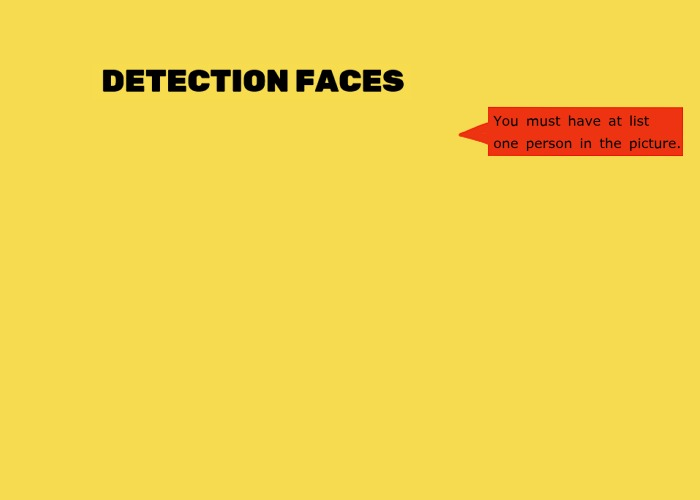
#> input picture Client/Design/Photos/Error_Detection_Faces/no_face.jpg, 700 x 500 px; its folder holds only this picture in this run
$ python -i Client_Functions.py   (imports and definitions only)   (older library calls are emulated)
#> lines starting #> are read from the running program, lines starting #| are printed output that depends on the picture
from Client.Handle_Images import *
from Client.Encryption_And_Decryption import *
from tkinter import DoubleVar, filedialog, ttk
from PIL import Image, ImageTk
import shutil
import socket
import pickle
import random
import base64
import ntpath
import matplotlib.pyplot as plt
import datetime
import time
import os

# connection setting:
from Client.Communication_Settings import *

#    backgrounds:
# Regulars:
Main_B = "Design\Photos\Backgrounds\\Main.jpg"
New_User_B = "Design\Photos\Backgrounds\\new_user.jpg"
Exists_User_B = "Design\Photos\Backgrounds\\exists_user.jpg"
Register_User_B = "Design\Photos\Backgrounds\\register_user_main.jpg"
How_To_Use_B = "Design\Photos\Backgrounds\\how_to_use.jpg"
Inputs_B = "Design\Photos\Backgrounds\\inputs.jpg"
Gallery_B = "Design\Photos\Backgrounds\\gallery.jpg"
History_B = "Design\Photos\Backgrounds\\history.jpg"
Wait_B = "Design\Photos\Backgrounds\\wait.jpg"
Undetermined_Pictures_B = "Design\Photos\Backgrounds\\undetermined_pictures.jpg"
Detection_Faces_B = "Design\Photos\Backgrounds\\detection_face.jpg"
Blank_B = "Design\Photos\Backgrounds\\blank.jpg"

# Errors:
No_UserName_B = "Design\Photos\Errors_New\\no_username.jpg"
No_Password_B = "Design\Photos\Errors_New\\no_password.jpg"
Unknown_User_B = "Design\Photos\Error_Exists\\wrong_username_or_password.jpg"
Username_Already_In_Use_B = "Design\Photos\Errors_New\\username_already_in_use.jpg"
Short_Username_B = "Design\Photos\Errors_New\\username_short.jpg"
Short_Password_B = "Design\Photos\Errors_New\\password_short.jpg"
Account_In_Use_B = "Design\Photos\Error_Exists\\wrong_username_or_password.jpg"

Invalid_Path_B = "Design\Photos\Error_Detection_Faces\\wrong_file_type.jpg"
No_Face_B = "Design\Photos\Error_Detection_Faces\\no_face.jpg"
Too_Much_Faces_B = "Design\Photos\Error_Detection_Faces\\too_much_faces.jpg"


# data:
Face_Founder_App_Path = "C:\\Program Files\\Face_Founder_App"
# [2 lines not run here, left out]
Public_key = [0, 0]
Symmetrical_Key = 100
# [1 line that did not run here, left out]
# [3 lines not run here, left out]
Hide = ""
image_counter = 0
images = []
background_image = None
Client_Path_Images = "C:\\Program Files\\Face_Founder_App\\Images"
Client_Path_History = "C:\\Program Files\\Face_Founder_App\\History"
file_types = [("Image File", '.jpg'), ("Image File", '.png')]
types = ['.jpg', '.png']
username_new_user = None
password_new_user = None
username_login = None
password_login = None
Person_Path = ''
correct_images = []


# communication with the server. a packet = [kind of command, the command, username if needed, password if needed].
# gets a response from the server and check it.
# [24 lines that did not run here, left out]


# main window screen
def main_window(background=Main_B):
    global background_image
    for widget in Root.winfo_children():
        widget.destroy()

    image = Image.open(background)
    width, height = image.size
    my_canvas = tk.Canvas(Root, width=width, height=height)
    my_canvas.pack()

    Root.title("Detection App")
    background_image = ImageTk.PhotoImage(image)
    background_label = tk.Label(Root, image=background_image)
    background_label.place(relwidth=1, relheight=1)

    button_new_user = tk.Button(Root, text="New User", font=40,
                                command=(lambda: new_user(New_User_B)))
    button_new_user.place(relx=0.1, rely=0.6, relheight=0.2, relwidth=0.3)
    button_new_user.config(bg="#cccccc")
    button_exists_user = tk.Button(Root, text="Login", font=40,
                                   command=(lambda: login(Exists_User_B)))
    button_exists_user.place(relx=0.6, rely=0.6, relheight=0.2, relwidth=0.3)
    button_exists_user.config(bg="#cccccc")
    Root.protocol('WM_DELETE_WINDOW', lambda: close_window())
    Root.bind("<Return>", lambda event: None)  # changing the event when pressing enter.
    Root.mainloop()


def username_entry_check_new_user1(event):
    global username_new_user
    if username_new_user['fg'] == "grey":
        username_new_user.delete('0', "end")  # delete all the text in the entry
        username_new_user.config(fg='black', font='Helvetica 14 bold')


def username_entry_check_new_user2(event):
    global username_new_user
    if not username_new_user.get():
        username_new_user.config(fg='grey', font='Helvetica 12')
        username_new_user.insert("0", "Please Enter Your Username Here...")


def password_entry_check_new_user1(event):
    global password_new_user
    if password_new_user['fg'] == "grey":
        password_new_user.delete('0', "end")  # delete all the text in the entry
        password_new_user.config(fg='black', font='Helvetica 14 bold')


def password_entry_check_new_user2(event):
    global password_new_user
    if not password_new_user.get():
        password_new_user.config(fg='grey', font='Helvetica 12')
        password_new_user.insert("0", "Please Enter Your Password Here...")


# new user screen
def new_user(background, username_entry="", password_entry=""):
    global background_image
    global username_new_user, password_new_user

    for widget in Root.winfo_children():
        widget.destroy()

    Root.title("New User")
    background_image = ImageTk.PhotoImage(Image.open(background))
    background_label = tk.Label(Root, image=background_image)
    background_label.place(relwidth=1, relheight=1)

    button_back_to_menu = tk.Button(Root, text="back to menu", font=10,
                                    command=(lambda: main_window()))
    button_back_to_menu.place(relx=0.75, rely=0.05, relheight=0.1, relwidth=0.2)
    button_back_to_menu.config(bg="#cccccc")

    username_new_user = tk.Entry(font=40)
    username_new_user.config(fg='grey', bg="#e6e6e6", font='Helvetica 12')
    username_new_user.place(relx=0.1, rely=0.6, relheight=0.1, relwidth=0.55)  # fix
    username_new_user.bind('<FocusIn>', username_entry_check_new_user1)
    username_new_user.bind('<FocusOut>', username_entry_check_new_user2)
    username_new_user.insert("0", "Please Enter Your Username Here...")

    if username_entry and username_entry != "Please Enter Your Username Here...":
        username_new_user.delete('0', "end")  # delete all the text in the entry
        username_new_user.insert("0", username_entry)
        username_new_user.config(fg='black', font='Helvetica 14 bold')

    password_new_user = tk.Entry(font=40)
    password_new_user.config(fg='grey', bg="#e6e6e6", font='Helvetica 12')
    password_new_user.place(relx=0.1, rely=0.7, relheight=0.1, relwidth=0.55)  # fix
    password_new_user.bind('<FocusIn>', password_entry_check_new_user1)
    password_new_user.bind('<FocusOut>', password_entry_check_new_user2)
    password_new_user.insert("0", "Please Enter Your Password Here...")

    if password_entry and password_entry != "Please Enter Your Password Here...":
        password_new_user.delete('0', "end")  # delete all the text in the entry
        password_new_user.insert("0", password_entry)
        password_new_user.config(fg='black', font='Helvetica 14 bold')

    username_new_user.bind('<Down>', lambda event: password_new_user.focus_set())
    password_new_user.bind('<Up>', lambda event: username_new_user.focus_set())

    secret = tk.Button(Root, text="hide", font=10,
                              command=(lambda: hide_password(password_new_user)))
    secret.place(relx=0.57, rely=0.7, relheight=0.1, relwidth=0.08)
    secret.config(bg="#cccccc")

    button_confirm = tk.Button(Root, text="Confirm", font=10,
                command=(lambda: send_data_to_server(["request", "create_new_user", username_new_user.get(), password_new_user.get()])))
    button_confirm.place(relx=0.3, rely=0.85, relheight=0.13, relwidth=0.4)
    button_confirm.config(bg="#cccccc")

    Root.bind("<Return>",
              lambda event: send_data_to_server(["request", "create_new_user", username_new_user.get(), password_new_user.get()]))
    Root.protocol('WM_DELETE_WINDOW', lambda: close_window())


def username_entry_check_login1(event):
    global username_login
    if username_login['fg'] == "grey":
        username_login.delete('0', "end")  # delete all the text in the entry
        username_login.config(fg='black', font='Helvetica 14 bold')


def username_entry_check_login2(event):
    global username_login
    if not username_login.get():
        username_login.config(fg='grey', font='Helvetica 12')
        username_login.insert("0", "Please Enter Your Username Here...")


def password_entry_check_login1(event):
    global password_login
    if password_login['fg'] == "grey":
        password_login.delete('0', "end")  # delete all the text in the entry
        password_login.config(fg='black', font='Helvetica 14 bold')


def password_entry_check_login2(event):
    global password_login
    if not password_login.get():
        password_login.config(fg='grey', font='Helvetica 12')
        password_login.insert("0", "Please Enter Your Password Here...")


# login screen
def login(background, username_entry="", password_entry=""):
    global background_image
    global username_login, password_login

    for widget in Root.winfo_children():
        widget.destroy()

    Root.title("Exists User")
    background_image = ImageTk.PhotoImage(Image.open(background))
    background_label = tk.Label(Root, image=background_image)
    background_label.place(relwidth=1, relheight=1)

    button_back_to_menu = tk.Button(Root, text="back to menu", font=10,
                                    command=(lambda: main_window()))
    button_back_to_menu.place(relx=0.75, rely=0.05, relheight=0.1, relwidth=0.2)
    button_back_to_menu.config(bg="#cccccc")

    username_login = tk.Entry(font=40)
    username_login.config(fg='grey', bg="#e6e6e6", font='Helvetica 12')
    username_login.place(relx=0.1, rely=0.6, relheight=0.1, relwidth=0.55)  # fix
    username_login.bind('<FocusIn>', username_entry_check_login1)
    username_login.bind('<FocusOut>', username_entry_check_login2)
    username_login.insert("0", "Please Enter Your Username Here...")

    if username_entry and username_entry != "Please Enter Your Username Here...":
        username_login.delete('0', "end")  # delete all the text in the entry
        username_login.insert("0", username_entry)
        username_login.config(fg='black', font='Helvetica 14 bold')

    password_login = tk.Entry(font=40)
    password_login.config(fg='grey', bg="#e6e6e6", font='Helvetica 12')
    password_login.place(relx=0.1, rely=0.7, relheight=0.1, relwidth=0.55)  # fix
    password_login.bind('<FocusIn>', password_entry_check_login1)
    password_login.bind('<FocusOut>', password_entry_check_login2)
    password_login.insert("0", "Please Enter Your Password Here...")

    if password_entry and password_entry != "Please Enter Your Password Here...":
        password_login.delete('0', "end")  # delete all the text in the entry
        password_login.insert("0", password_entry)
        password_login.config(fg='black', font='Helvetica 14 bold')

    username_login.bind('<Down>', lambda event: password_login.focus_set())
    password_login.bind('<Up>', lambda event: username_login.focus_set())

    secret = tk.Button(Root, text="hide", font=10,
                       command=(lambda: hide_password(password_login)))
    secret.place(relx=0.57, rely=0.7, relheight=0.1, relwidth=0.08)
    secret.config(bg="#cccccc")

    button_confirm = tk.Button(Root, text="Confirm", font=10,
                    command=(lambda: send_data_to_server(["request", "login_to_account", username_login.get(), password_login.get()])))
    button_confirm.place(relx=0.3, rely=0.85, relheight=0.13, relwidth=0.4)
    button_confirm.config(bg="#cccccc")

    Root.bind("<Return>",
              lambda event: send_data_to_server(["request", "login_to_account", username_login.get(), password_login.get()]))
    Root.protocol('WM_DELETE_WINDOW', lambda: close_window())


# check the following:
# username - 1.username not in use already 2.username must be at list 4 letters
# password - 1.password must be at list 4 letters
def check(data, username, password):
    print("Client received data: ", handle_message(data))
    if data[0] == "confirmed":
        if data[1] == "exit":
            return
        if data[1] == "public_key_sent":
            global Public_key
            Public_key = [int(data[3]), int(data[4])]

        if data[1] == "new_user_created":
            main_window(background=Register_User_B)
        if data[1] == "login":
            how_to_use(How_To_Use_B, username)
        if data[1] == "person_inserted":
            persons_window(username, face=True)
        if data[1] == "person in this image":
            insert_correct_images(username, data[2], data[3])
        if data[1] == "no more images found":
            face_process(username, person_search=False)  # this time there are images in correct_images
        if data[1] == "here_are_the_history_folders":
            folders = data[2].split(", ")
            history_window(username, folders=folders)
        if data[1] == "insert_image_to_history":
            folder = data[2]
            sub_folder = data[3]
            name_of_image = data[4]
            image_data = base64.b64decode(data[5])
            insert_history_images(username, folder, sub_folder, name_of_image, image_data)
        if data[1] == "no more history files":
            history_window(username, done=True)

    if data[0] == "error":
        # create account
        if data[1] == "no_username":
            new_user(No_UserName_B, password_entry=password)
            return
        if data[1] == "no_password":
            new_user(No_Password_B, username_entry=username)
            return
        if data[1] == "username_too_short":
            new_user(Short_Username_B, username_entry=username, password_entry=password)
            return
        if data[1] == "password_too_short":
            new_user(Short_Password_B, username_entry=username, password_entry=password)
            return
        if data[1] == "username_exists":
            new_user(Username_Already_In_Use_B, username_entry=username, password_entry=password)
            return
        # login into account
        if data[1] == "username_not_matching_the_password":
            login(background=Unknown_User_B, username_entry=username, password_entry=password)
        if data[1] == "account_is_already_being_use":
            print("Don't forget to add this error screen in the future (trying to enter to account in parallel)")
            login(background=Account_In_Use_B, username_entry=username, password_entry=password)


def insert_correct_images(username, name, data):
    global correct_images

    client_path = os.path.join(Client_Path_Images + "-" + username,
                               str(datetime.datetime.now()).replace(':', ';').replace('.', ','))

    os.makedirs(client_path)
    image_path = os.path.join(client_path, name)
    plt.savefig(image_path)

    created_file = open(image_path, "wb")
    created_file.write(base64.b64decode(data))
    created_file.close()

    correct_images.append(image_path)

    # to make the client be ready to receive
    send_data_to_server(["ok", "got the person - ready for more", username, "no password"])


# if the user is in public, he can hide whats is written on the password entry.
def hide_password(password):
    global Hide
    if Hide == "*":
        Hide = ""
    else:
        Hide = "*"
    password.config(show=Hide)


def how_to_use(background, username):
    global background_image
    for widget in Root.winfo_children():
        widget.destroy()

    image = Image.open(background)
    width, height = image.size
    my_canvas = tk.Canvas(Root, width=width, height=height)
    my_canvas.pack()

    Root.title("How To Use")
    background_image = ImageTk.PhotoImage(image)
    background_label = tk.Label(Root, image=background_image)
    background_label.place(relwidth=1, relheight=1)

    button_next_to_inputs = tk.Button(Root, text="next", font=10, command=(lambda: input_window(username)))
    button_next_to_inputs.place(relx=0.75, rely=0.87, relheight=0.1, relwidth=0.2)
    button_next_to_inputs.config(bg="#cccccc")
    Root.bind("<Return>",
              lambda event: input_window(username))
    Root.protocol('WM_DELETE_WINDOW', lambda: close_window(username=username))


def close_window(username=""):
    send_data_to_server(["request", "exit", username])  # an empty string can't be username
    Client.close()
    Root.quit()
    Root.destroy()


def input_window(username, background=Inputs_B, person=False, gallery=False):
    global background_image
    for widget in Root.winfo_children():
        widget.destroy()

    image = Image.open(background)
    width, height = image.size
    my_canvas = tk.Canvas(Root, width=width, height=height)
    my_canvas.pack()

    Root.title("Input Window")
    background_image = ImageTk.PhotoImage(image)
    background_label = tk.Label(Root, image=background_image)
    background_label.place(relwidth=1, relheight=1)

    if not person:
        button_person = tk.Button(Root, text="Person", font=10, command=(lambda: persons_window(username)))
        button_person.place(relx=0.22, rely=0.32, relheight=0.12, relwidth=0.5)
        button_person.config(bg="#cccccc")

    if person:
        button_person = tk.Button(Root, text="Person - done", font=10, command=None)
        button_person.place(relx=0.22, rely=0.32, relheight=0.12, relwidth=0.5)
        button_person.config(bg="#4FFF33")

        button_gallery = tk.Button(Root, text="Gallery", font=10,
                                   command=(lambda: gallery_window(username)))
        button_gallery.place(relx=0.22, rely=0.47, relheight=0.12, relwidth=0.5)
        button_gallery.config(bg="#cccccc")

    if gallery:
        button_person = tk.Button(Root, text="Person - done", font=10, command=None)
        button_person.place(relx=0.22, rely=0.32, relheight=0.12, relwidth=0.5)
        button_person.config(bg="#4FFF33")

        button_gallery = tk.Button(Root, text="Gallery - done", font=10, command=None)
        button_gallery.place(relx=0.22, rely=0.47, relheight=0.12, relwidth=0.5)
        button_gallery.config(bg="#4FFF33")

        button_next_to_process = tk.Button(Root, text="next to process", font=10,
                                          command=(lambda: face_process(username)))
        button_next_to_process.place(relx=0.75, rely=0.87, relheight=0.1, relwidth=0.2)
        button_next_to_process.config(bg="#cccccc")

    restart = tk.Button(Root, text="restart inputs", font=10, command=(lambda: input_window(username)))
    restart.place(relx=0.05, rely=0.87, relheight=0.1, relwidth=0.2)
    restart.config(bg="#cccccc")

    Root.bind("<Return>", lambda event: None)  # changing the event when pressing enter.

    Root.protocol('WM_DELETE_WINDOW', lambda: close_window(username=username))


def select_object(username, person=False, history=False):
    if person:  # select a person
        global Person_Path
        Person_Path = filedialog.askopenfilename(filetypes=file_types)
        persons_window(username)
    if history:  # select an object
        start_path = Client_Path_History + "-" + username
        path = filedialog.askopenfilename(filetypes=file_types, initialdir=start_path)
        history_window(username, done=True, path=path)


def persons_window(username, background=Detection_Faces_B, face=False):
    global background_image, Person_Path
    for widget in Root.winfo_children():
        widget.destroy()

    image = Image.open(background)
    width, height = image.size
    my_canvas = tk.Canvas(Root, width=width, height=height)
    my_canvas.pack()

    Root.title("Person Window")
    background_image = ImageTk.PhotoImage(image)
    background_label = tk.Label(Root, image=background_image)
    background_label.place(relwidth=1, relheight=1)

    select_image = tk.Button(Root, text="Select Image", font=10,
                                       command=(lambda: select_object(username, person=True)))
    select_image.place(relx=0.05, rely=0.87, relheight=0.1, relwidth=0.2)
    select_image.config(bg="#cccccc")

    try:  # if the program gets closed in the middle of a process
        if Person_Path:
            client_path = os.path.join(Client_Path_Images + "-" + username,
                                        str(datetime.datetime.now()).replace(':', ';').replace('.', ','))
            os.makedirs(client_path)
            image_path = os.path.join(client_path, ntpath.basename(Person_Path).replace(".jpg", ".png"))
            plt.savefig(image_path)
            img2 = Image.open(Person_Path)
            im_resize = img2.resize((500, 300), Image.ANTIALIAS)
            im_resize.save(image_path)

            Picture(background_label, image_path).pack(fill="both", expand=True, anchor='nw')
            if os.path.isdir(Client_Path_Images + "-" + username):
                shutil.rmtree(Client_Path_Images + "-" + username)

        if Person_Path and not face:
                select_image.destroy()

                with open(Person_Path, "rb") as f:
                    data = f.read()
                f.close()

                # checks if the image has one face. if it does, he saves it. else he returns an error message.
                send_data_to_server(["request", "insert_person_image", username,
                                     base64.b64encode(data), ntpath.basename(Person_Path).replace(".jpg", ".png")])

        if Person_Path and face:
            button_next_to_inputs = tk.Button(Root, text="next", font=10,
                                              command=(lambda: input_window(username, person=True)))
            button_next_to_inputs.place(relx=0.75, rely=0.87, relheight=0.1, relwidth=0.2)
            button_next_to_inputs.config(bg="#cccccc")
    except tk.TclError:
        return

    Person_Path = ''
    change_image = tk.Button(Root, text="Change Image", font=10,
                             command=(lambda: select_object(username, True)))
    change_image.place(relx=0.05, rely=0.87, relheight=0.1, relwidth=0.2)
    change_image.config(bg="#cccccc")

    Root.protocol('WM_DELETE_WINDOW', lambda: close_window(username=username))


def select_folder(username):
    folder_selected = filedialog.askdirectory()
    gallery_window(username, path=folder_selected)


# [301 lines left out: functions gallery_window, waiting_window, face_process, find_file_type, send_symmetrical_key_to_server, generate_symmetrical_key and 4 more, not called in this run]


# gets a public key
# [9 lines not run here, left out]

>>> import cv2
>>> picture = cv2.imread('Design/Photos/Error_Detection_Faces/no_face.jpg', cv2.IMREAD_GRAYSCALE)
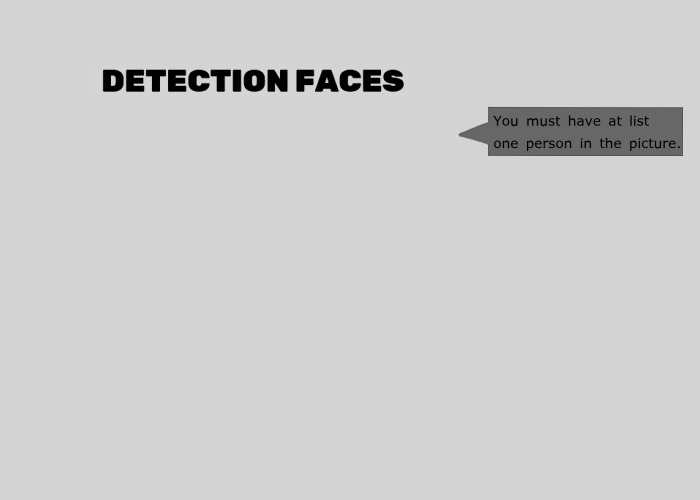
#> picture: shape (500, 700); min 0, max 223, mean 205.1
#> (the run stopped early here; a loop or call above may not have finished)
